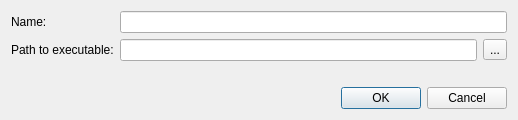
<?xml version="1.0" encoding="UTF-8"?>
<ui version="4.0">
 <class>EditEngine</class>
 <widget class="QDialog" name="EditEngine">
  <property name="geometry">
   <rect>
    <x>0</x>
    <y>0</y>
    <width>518</width>
    <height>120</height>
   </rect>
  </property>
  <property name="sizePolicy">
   <sizepolicy hsizetype="Preferred" vsizetype="Fixed">
    <horstretch>0</horstretch>
    <verstretch>0</verstretch>
   </sizepolicy>
  </property>
  <property name="windowTitle">
   <string>New Engine</string>
  </property>
  <layout class="QFormLayout" name="formLayout">
   <item row="3" column="0" colspan="2">
    <widget class="QDialogButtonBox" name="buttonBox">
     <property name="sizePolicy">
      <sizepolicy hsizetype="Expanding" vsizetype="Fixed">
       <horstretch>0</horstretch>
       <verstretch>1</verstretch>
      </sizepolicy>
     </property>
     <property name="orientation">
      <enum>Qt::Horizontal</enum>
     </property>
     <property name="standardButtons">
      <set>QDialogButtonBox::Cancel|QDialogButtonBox::Ok</set>
     </property>
    </widget>
   </item>
   <item row="0" column="0">
    <widget class="QLabel" name="label">
     <property name="text">
      <string>Name:</string>
     </property>
    </widget>
   </item>
   <item row="1" column="0">
    <widget class="QLabel" name="label_2">
     <property name="text">
      <string>Path to executable:</string>
     </property>
    </widget>
   </item>
   <item row="0" column="1">
    <widget class="QLineEdit" name="line_name"/>
   </item>
   <item row="1" column="1">
    <widget class="QWidget" name="widget" native="true">
     <layout class="QHBoxLayout" name="horizontalLayout">
      <property name="leftMargin">
       <number>0</number>
      </property>
      <property name="topMargin">
       <number>0</number>
      </property>
      <property name="rightMargin">
       <number>0</number>
      </property>
      <property name="bottomMargin">
       <number>0</number>
      </property>
      <item>
       <widget class="QLineEdit" name="line_path"/>
      </item>
      <item>
       <widget class="QToolButton" name="toolButton">
        <property name="text">
         <string>...</string>
        </property>
       </widget>
      </item>
     </layout>
    </widget>
   </item>
   <item row="2" column="1">
    <widget class="QLabel" name="lbl_warning">
     <property name="font">
      <font>
       <weight>75</weight>
       <bold>true</bold>
      </font>
     </property>
     <property name="text">
      <string/>
     </property>
    </widget>
   </item>
  </layout>
 </widget>
 <resources/>
 <connections>
  <connection>
   <sender>buttonBox</sender>
   <signal>accepted()</signal>
   <receiver>EditEngine</receiver>
   <slot>accept()</slot>
   <hints>
    <hint type="sourcelabel">
     <x>227</x>
     <y>102</y>
    </hint>
    <hint type="destinationlabel">
     <x>157</x>
     <y>98</y>
    </hint>
   </hints>
  </connection>
  <connection>
   <sender>buttonBox</sender>
   <signal>rejected()</signal>
   <receiver>EditEngine</receiver>
   <slot>reject()</slot>
   <hints>
    <hint type="sourcelabel">
     <x>295</x>
     <y>108</y>
    </hint>
    <hint type="destinationlabel">
     <x>286</x>
     <y>98</y>
    </hint>
   </hints>
  </connection>
  <connection>
   <sender>toolButton</sender>
   <signal>released()</signal>
   <receiver>EditEngine</receiver>
   <slot>_select_exe()</slot>
   <hints>
    <hint type="sourcelabel">
     <x>491</x>
     <y>51</y>
    </hint>
    <hint type="destinationlabel">
     <x>513</x>
     <y>35</y>
    </hint>
   </hints>
  </connection>
  <connection>
   <sender>line_path</sender>
   <signal>textChanged(QString)</signal>
   <receiver>EditEngine</receiver>
   <slot>_path_changed()</slot>
   <hints>
    <hint type="sourcelabel">
     <x>167</x>
     <y>48</y>
    </hint>
    <hint type="destinationlabel">
     <x>95</x>
     <y>63</y>
    </hint>
   </hints>
  </connection>
  <connection>
   <sender>line_name</sender>
   <signal>textChanged(QString)</signal>
   <receiver>EditEngine</receiver>
   <slot>_name_changed()</slot>
   <hints>
    <hint type="sourcelabel">
     <x>226</x>
     <y>19</y>
    </hint>
    <hint type="destinationlabel">
     <x>116</x>
     <y>27</y>
    </hint>
   </hints>
  </connection>
 </connections>
 <slots>
  <slot>_select_exe()</slot>
  <slot>_path_changed()</slot>
  <slot>_name_changed()</slot>
 </slots>
</ui>
